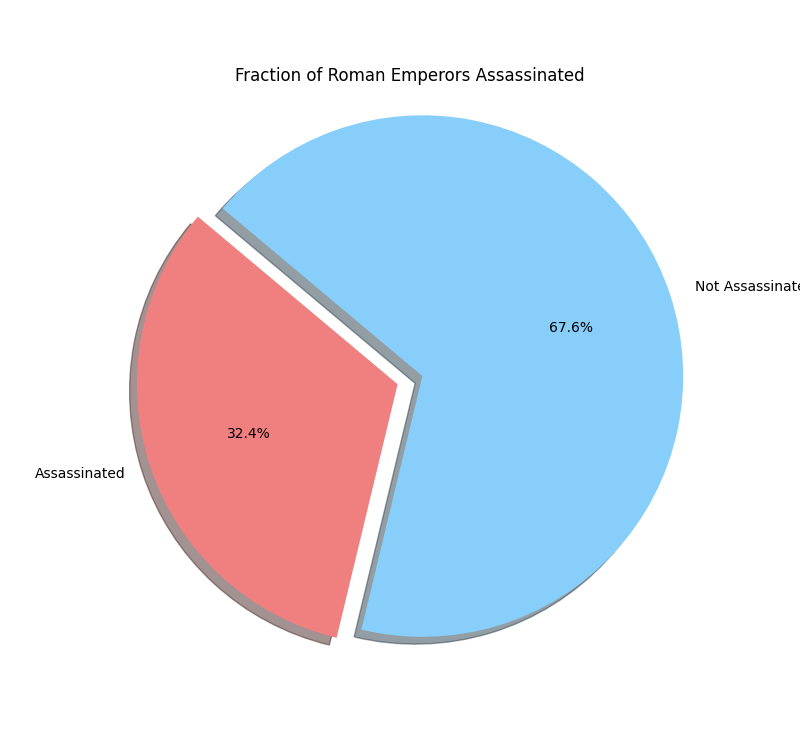

This figure's Python source:
import pandas as pd
import matplotlib.pyplot as plt

# Load the dataset
data = pd.read_csv('roman-emperor-reigns.csv')

# Calculate the number of emperors assassinated
assassinated_emperors = data[data['Cause_of_Death'] == 'Assassinated'].shape[0]

# Calculate the number of emperors not assassinated
total_emperors = data.shape[0]
not_assassinated_emperors = total_emperors - assassinated_emperors

# Plotting
labels = ['Assassinated', 'Not Assassinated']
sizes = [assassinated_emperors, not_assassinated_emperors]
colors = ['lightcoral', 'lightskyblue']
explode = (0.1, 0)  # explode 1st slice (Assassinated)

plt.figure(figsize=(8, 8))
plt.pie(sizes, explode=explode, labels=labels, colors=colors, autopct='%1.1f%%', shadow=True, startangle=140)
plt.axis('equal')  # Equal aspect ratio ensures that pie is drawn as a circle.
plt.title('Fraction of Roman Emperors Assassinated')
plt.show()
